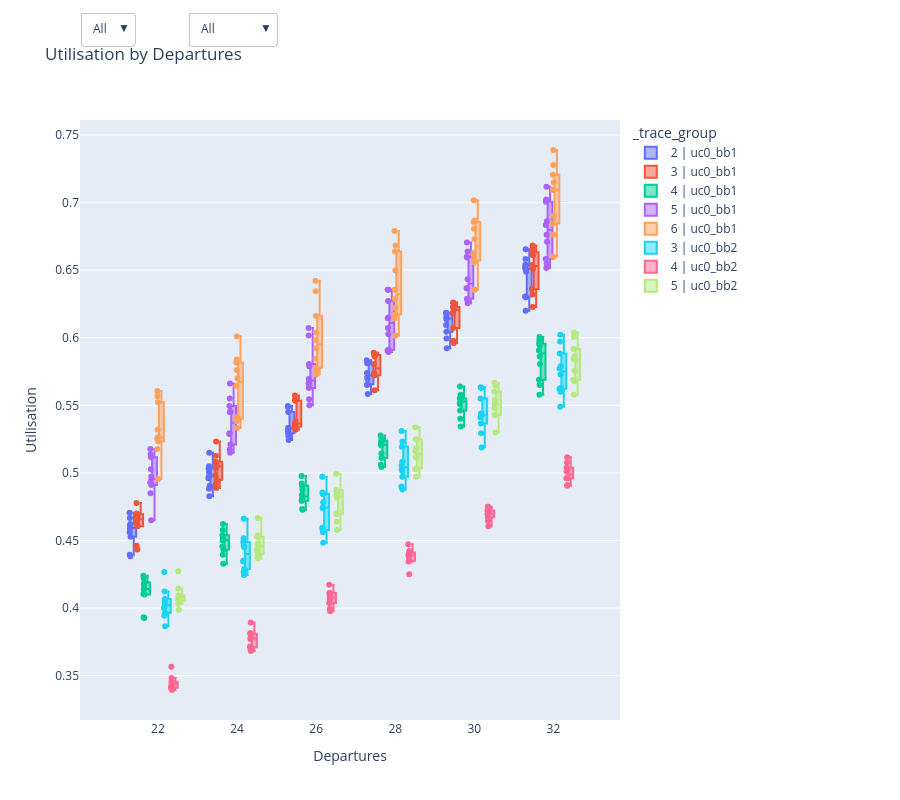

Notebook code for this chart:
### Code cell
fig = plot_utilisation_by_departures(
    filer / f"linkstate_utilisation_{run_id}.csv",
    x_col="departures",
    y_col="utilisation",
    color_col="building_block",
    hover_cols=["use_case", "operating_mode", "sample", "departures", "utilisation"],
)
fig.update_layout(height = 800)

fig.show()

### Figure 1 — Plotly figure (JSON) as saved in the notebook; plotly's stock layout.template omitted (floating-point values rounded to 4 significant figures; data arrays with more than 128 entries replaced by an {"elided": "..."} marker saying what was removed)
{"data": [{"alignmentgroup": "True", "boxpoints": "all", "customdata": {"elided": "60x4 mixed values"}, "hovertemplate": "_trace_group=2 | uc0_bb1<br>departures_cat=%{x}<br>utilisation=%{y}<br>use_case=%{customdata[0]}<br>operating_mode=%{customdata[1]}<br>sample=%{customdata[2]}<br>departures=%{customdata[3]}<extra></extra>", "legendgroup": "2 | uc0_bb1", "marker": {"color": "#636efa"}, "name": "2 | uc0_bb1", "notched": false, "offsetgroup": "2 | uc0_bb1", "orientation": "v", "showlegend": true, "type": "box", "x": [22.0, 22.0, 22.0, 22.0, 22.0, 22.0, 22.0, 22.0, 22.0, 22.0, 24.0, 24.0, 24.0, 24.0, 24.0, 24.0, 24.0, 24.0, 24.0, 24.0, 26.0, 26.0, 26.0, 26.0, 26.0, 26.0, 26.0, 26.0, 26.0, 26.0, 28.0, 28.0, 28.0, 28.0, 28.0, 28.0, 28.0, 28.0, 28.0, 28.0, 30.0, 30.0, 30.0, 30.0, 30.0, 30.0, 30.0, 30.0, 30.0, 30.0, 32.0, 32.0, 32.0, 32.0, 32.0, 32.0, 32.0, 32.0, 32.0, 32.0], "x0": " ", "xaxis": "x", "y": [0.4394, 0.4589, 0.4528, 0.4622, 0.4667, 0.4383, 0.4611, 0.46, 0.4706, 0.4561, 0.5033, 0.4906, 0.4972, 0.505, 0.4828, 0.4978, 0.4883, 0.515, 0.5006, 0.4961, 0.5244, 0.5317, 0.5494, 0.5272, 0.5294, 0.5328, 0.5489, 0.545, 0.5333, 0.5333, 0.5656, 0.5833, 0.565, 0.5739, 0.5694, 0.5811, 0.5811, 0.5583, 0.5706, 0.5817, 0.6144, 0.6094, 0.6183, 0.6139, 0.6156, 0.6183, 0.5922, 0.6044, 0.6183, 0.5994, 0.6539, 0.6539, 0.6517, 0.6489, 0.6583, 0.63, 0.6506, 0.6306, 0.62, 0.6656], "y0": " ", "yaxis": "y"}, {"alignmentgroup": "True", "boxpoints": "all", "customdata": {"elided": "60x4 mixed values"}, "hovertemplate": "_trace_group=3 | uc0_bb1<br>departures_cat=%{x}<br>utilisation=%{y}<br>use_case=%{customdata[0]}<br>operating_mode=%{customdata[1]}<br>sample=%{customdata[2]}<br>departures=%{customdata[3]}<extra></extra>", "legendgroup": "3 | uc0_bb1", "marker": {"color": "#EF553B"}, "name": "3 | uc0_bb1", "notched": false, "offsetgroup": "3 | uc0_bb1", "orientation": "v", "showlegend": true, "type": "box", "x": [22.0, 22.0, 22.0, 22.0, 22.0, 22.0, 22.0, 22.0, 22.0, 22.0, 24.0, 24.0, 24.0, 24.0, 24.0, 24.0, 24.0, 24.0, 24.0, 24.0, 26.0, 26.0, 26.0, 26.0, 26.0, 26.0, 26.0, 26.0, 26.0, 26.0, 28.0, 28.0, 28.0, 28.0, 28.0, 28.0, 28.0, 28.0, 28.0, 28.0, 30.0, 30.0, 30.0, 30.0, 30.0, 30.0, 30.0, 30.0, 30.0, 30.0, 32.0, 32.0, 32.0, 32.0, 32.0, 32.0, 32.0, 32.0, 32.0, 32.0], "x0": " ", "xaxis": "x", "y": [0.4461, 0.4672, 0.4606, 0.4694, 0.47, 0.4433, 0.4689, 0.4644, 0.4778, 0.4628, 0.5128, 0.4983, 0.5039, 0.5078, 0.4889, 0.5056, 0.4917, 0.5233, 0.5083, 0.495, 0.5322, 0.5383, 0.5533, 0.5344, 0.535, 0.5372, 0.5572, 0.5539, 0.5322, 0.5361, 0.5722, 0.5872, 0.5722, 0.5806, 0.5739, 0.5872, 0.5889, 0.5611, 0.5733, 0.5861, 0.6228, 0.6178, 0.6261, 0.6194, 0.6217, 0.6256, 0.5978, 0.6072, 0.6228, 0.5961, 0.6633, 0.6611, 0.6539, 0.6511, 0.6656, 0.6322, 0.6522, 0.6361, 0.6228, 0.6683], "y0": " ", "yaxis": "y"}, {"alignmentgroup": "True", "boxpoints": "all", "customdata": {"elided": "60x4 mixed values"}, "hovertemplate": "_trace_group=4 | uc0_bb1<br>departures_cat=%{x}<br>utilisation=%{y}<br>use_case=%{customdata[0]}<br>operating_mode=%{customdata[1]}<br>sample=%{customdata[2]}<br>departures=%{customdata[3]}<extra></extra>", "legendgroup": "4 | uc0_bb1", "marker": {"color": "#00cc96"}, "name": "4 | uc0_bb1", "notched": false, "offsetgroup": "4 | uc0_bb1", "orientation": "v", "showlegend": true, "type": "box", "x": [22.0, 22.0, 22.0, 22.0, 22.0, 22.0, 22.0, 22.0, 22.0, 22.0, 24.0, 24.0, 24.0, 24.0, 24.0, 24.0, 24.0, 24.0, 24.0, 24.0, 26.0, 26.0, 26.0, 26.0, 26.0, 26.0, 26.0, 26.0, 26.0, 26.0, 28.0, 28.0, 28.0, 28.0, 28.0, 28.0, 28.0, 28.0, 28.0, 28.0, 30.0, 30.0, 30.0, 30.0, 30.0, 30.0, 30.0, 30.0, 30.0, 30.0, 32.0, 32.0, 32.0, 32.0, 32.0, 32.0, 32.0, 32.0, 32.0, 32.0], "x0": " ", "xaxis": "x", "y": [0.3933, 0.4139, 0.41, 0.4172, 0.4239, 0.3928, 0.4189, 0.4144, 0.4222, 0.4106, 0.4539, 0.4433, 0.45, 0.4578, 0.4328, 0.4517, 0.4394, 0.4622, 0.4506, 0.4456, 0.4733, 0.4811, 0.4978, 0.4728, 0.4839, 0.4794, 0.4922, 0.4906, 0.4794, 0.4878, 0.5111, 0.5278, 0.5061, 0.5239, 0.5144, 0.5206, 0.525, 0.5044, 0.5211, 0.5228, 0.555, 0.5461, 0.5639, 0.5544, 0.5511, 0.5578, 0.5344, 0.5511, 0.555, 0.54, 0.5861, 0.5983, 0.5906, 0.5806, 0.5944, 0.5689, 0.5956, 0.565, 0.5578, 0.6006], "y0": " ", "yaxis": "y"}, {"alignmentgroup": "True", "boxpoints": "all", "customdata": {"elided": "60x4 mixed values"}, "hovertemplate": "_trace_group=5 | uc0_bb1<br>departures_cat=%{x}<br>utilisation=%{y}<br>use_case=%{customdata[0]}<br>operating_mode=%{customdata[1]}<br>sample=%{customdata[2]}<br>departures=%{customdata[3]}<extra></extra>", "legendgroup": "5 | uc0_bb1", "marker": {"color": "#ab63fa"}, "name": "5 | uc0_bb1", "notched": false, "offsetgroup": "5 | uc0_bb1", "orientation": "v", "showlegend": true, "type": "box", "x": [22.0, 22.0, 22.0, 22.0, 22.0, 22.0, 22.0, 22.0, 22.0, 22.0, 24.0, 24.0, 24.0, 24.0, 24.0, 24.0, 24.0, 24.0, 24.0, 24.0, 26.0, 26.0, 26.0, 26.0, 26.0, 26.0, 26.0, 26.0, 26.0, 26.0, 28.0, 28.0, 28.0, 28.0, 28.0, 28.0, 28.0, 28.0, 28.0, 28.0, 30.0, 30.0, 30.0, 30.0, 30.0, 30.0, 30.0, 30.0, 30.0, 30.0, 32.0, 32.0, 32.0, 32.0, 32.0, 32.0, 32.0, 32.0, 32.0, 32.0], "x0": " ", "xaxis": "x", "y": [0.485, 0.5139, 0.4911, 0.5178, 0.5117, 0.465, 0.4972, 0.4939, 0.4928, 0.5028, 0.5661, 0.5289, 0.545, 0.5494, 0.5172, 0.5211, 0.515, 0.545, 0.555, 0.5294, 0.5628, 0.5806, 0.6017, 0.5694, 0.55, 0.5544, 0.5789, 0.6072, 0.5672, 0.5661, 0.6144, 0.6356, 0.6072, 0.5894, 0.5911, 0.615, 0.6356, 0.5906, 0.6028, 0.6272, 0.6706, 0.6594, 0.6289, 0.6433, 0.6367, 0.66, 0.6283, 0.6367, 0.6639, 0.6256, 0.7117, 0.6583, 0.6861, 0.6711, 0.7006, 0.655, 0.6833, 0.6761, 0.6517, 0.7022], "y0": " ", "yaxis": "y"}, {"alignmentgroup": "True", "boxpoints": "all", "customdata": {"elided": "60x4 mixed values"}, "hovertemplate": "_trace_group=6 | uc0_bb1<br>departures_cat=%{x}<br>utilisation=%{y}<br>use_case=%{customdata[0]}<br>operating_mode=%{customdata[1]}<br>sample=%{customdata[2]}<br>departures=%{customdata[3]}<extra></extra>", "legendgroup": "6 | uc0_bb1", "marker": {"color": "#FFA15A"}, "name": "6 | uc0_bb1", "notched": false, "offsetgroup": "6 | uc0_bb1", "orientation": "v", "showlegend": true, "type": "box", "x": [22.0, 22.0, 22.0, 22.0, 22.0, 22.0, 22.0, 22.0, 22.0, 22.0, 24.0, 24.0, 24.0, 24.0, 24.0, 24.0, 24.0, 24.0, 24.0, 24.0, 26.0, 26.0, 26.0, 26.0, 26.0, 26.0, 26.0, 26.0, 26.0, 26.0, 28.0, 28.0, 28.0, 28.0, 28.0, 28.0, 28.0, 28.0, 28.0, 28.0, 30.0, 30.0, 30.0, 30.0, 30.0, 30.0, 30.0, 30.0, 30.0, 30.0, 32.0, 32.0, 32.0, 32.0, 32.0, 32.0, 32.0, 32.0, 32.0, 32.0], "x0": " ", "xaxis": "x", "y": [0.5233, 0.5567, 0.5267, 0.5606, 0.5522, 0.4956, 0.5322, 0.5178, 0.5256, 0.5256, 0.6011, 0.5644, 0.5817, 0.5761, 0.54, 0.5411, 0.5333, 0.57, 0.5839, 0.5383, 0.5983, 0.6161, 0.6344, 0.5844, 0.5728, 0.5778, 0.6039, 0.6422, 0.5761, 0.5922, 0.65, 0.6683, 0.6222, 0.6172, 0.6144, 0.6356, 0.6639, 0.6017, 0.6289, 0.6789, 0.6856, 0.6806, 0.6617, 0.6728, 0.6561, 0.6867, 0.6356, 0.6628, 0.7017, 0.6572, 0.7389, 0.6844, 0.7094, 0.69, 0.7278, 0.66, 0.7094, 0.715, 0.6761, 0.7206], "y0": " ", "yaxis": "y"}, {"alignmentgroup": "True", "boxpoints": "all", "customdata": {"elided": "60x4 mixed values"}, "hovertemplate": "_trace_group=3 | uc0_bb2<br>departures_cat=%{x}<br>utilisation=%{y}<br>use_case=%{customdata[0]}<br>operating_mode=%{customdata[1]}<br>sample=%{customdata[2]}<br>departures=%{customdata[3]}<extra></extra>", "legendgroup": "3 | uc0_bb2", "marker": {"color": "#19d3f3"}, "name": "3 | uc0_bb2", "notched": false, "offsetgroup": "3 | uc0_bb2", "orientation": "v", "showlegend": true, "type": "box", "x": [22.0, 22.0, 22.0, 22.0, 22.0, 22.0, 22.0, 22.0, 22.0, 22.0, 24.0, 24.0, 24.0, 24.0, 24.0, 24.0, 24.0, 24.0, 24.0, 24.0, 26.0, 26.0, 26.0, 26.0, 26.0, 26.0, 26.0, 26.0, 26.0, 26.0, 28.0, 28.0, 28.0, 28.0, 28.0, 28.0, 28.0, 28.0, 28.0, 28.0, 30.0, 30.0, 30.0, 30.0, 30.0, 30.0, 30.0, 30.0, 30.0, 30.0, 32.0, 32.0, 32.0, 32.0, 32.0, 32.0, 32.0, 32.0, 32.0, 32.0], "x0": " ", "xaxis": "x", "y": [0.4011, 0.4122, 0.3867, 0.4, 0.3967, 0.4067, 0.3944, 0.4033, 0.4267, 0.4056, 0.4517, 0.4244, 0.4289, 0.4344, 0.4461, 0.4267, 0.435, 0.4661, 0.445, 0.4489, 0.4561, 0.4594, 0.4739, 0.4856, 0.4578, 0.4744, 0.4972, 0.4844, 0.4783, 0.4483, 0.49, 0.5056, 0.5233, 0.4972, 0.5028, 0.5311, 0.5083, 0.5017, 0.4878, 0.5194, 0.5411, 0.5628, 0.5367, 0.5422, 0.5633, 0.5439, 0.5294, 0.5189, 0.555, 0.5433, 0.6022, 0.5622, 0.5772, 0.5972, 0.5728, 0.56, 0.5489, 0.5789, 0.5628, 0.5883], "y0": " ", "yaxis": "y"}, {"alignmentgroup": "True", "boxpoints": "all", "customdata": {"elided": "60x4 mixed values"}, "hovertemplate": "_trace_group=4 | uc0_bb2<br>departures_cat=%{x}<br>utilisation=%{y}<br>use_case=%{customdata[0]}<br>operating_mode=%{customdata[1]}<br>sample=%{customdata[2]}<br>departures=%{customdata[3]}<extra></extra>", "legendgroup": "4 | uc0_bb2", "marker": {"color": "#FF6692"}, "name": "4 | uc0_bb2", "notched": false, "offsetgroup": "4 | uc0_bb2", "orientation": "v", "showlegend": true, "type": "box", "x": [22.0, 22.0, 22.0, 22.0, 22.0, 22.0, 22.0, 22.0, 22.0, 22.0, 24.0, 24.0, 24.0, 24.0, 24.0, 24.0, 24.0, 24.0, 24.0, 24.0, 26.0, 26.0, 26.0, 26.0, 26.0, 26.0, 26.0, 26.0, 26.0, 26.0, 28.0, 28.0, 28.0, 28.0, 28.0, 28.0, 28.0, 28.0, 28.0, 28.0, 30.0, 30.0, 30.0, 30.0, 30.0, 30.0, 30.0, 30.0, 30.0, 30.0, 32.0, 32.0, 32.0, 32.0, 32.0, 32.0, 32.0, 32.0, 32.0, 32.0], "x0": " ", "xaxis": "x", "y": [0.3411, 0.3483, 0.3394, 0.3417, 0.3456, 0.3444, 0.3406, 0.3428, 0.3567, 0.3456, 0.3811, 0.3717, 0.3683, 0.3783, 0.3772, 0.3694, 0.3711, 0.3894, 0.3783, 0.3817, 0.3994, 0.3978, 0.4111, 0.41, 0.4067, 0.4039, 0.4172, 0.4111, 0.4089, 0.4039, 0.425, 0.4389, 0.4422, 0.4394, 0.4344, 0.4472, 0.4389, 0.435, 0.4367, 0.4411, 0.47, 0.475, 0.4722, 0.4672, 0.475, 0.4694, 0.4606, 0.4644, 0.4717, 0.4694, 0.5078, 0.5011, 0.5028, 0.5039, 0.4961, 0.4906, 0.4967, 0.4961, 0.4911, 0.5117], "y0": " ", "yaxis": "y"}, {"alignmentgroup": "True", "boxpoints": "all", "customdata": {"elided": "60x4 mixed values"}, "hovertemplate": "_trace_group=5 | uc0_bb2<br>departures_cat=%{x}<br>utilisation=%{y}<br>use_case=%{customdata[0]}<br>operating_mode=%{customdata[1]}<br>sample=%{customdata[2]}<br>departures=%{customdata[3]}<extra></extra>", "legendgroup": "5 | uc0_bb2", "marker": {"color": "#B6E880"}, "name": "5 | uc0_bb2", "notched": false, "offsetgroup": "5 | uc0_bb2", "orientation": "v", "showlegend": true, "type": "box", "x": [22.0, 22.0, 22.0, 22.0, 22.0, 22.0, 22.0, 22.0, 22.0, 22.0, 24.0, 24.0, 24.0, 24.0, 24.0, 24.0, 24.0, 24.0, 24.0, 24.0, 26.0, 26.0, 26.0, 26.0, 26.0, 26.0, 26.0, 26.0, 26.0, 26.0, 28.0, 28.0, 28.0, 28.0, 28.0, 28.0, 28.0, 28.0, 28.0, 28.0, 30.0, 30.0, 30.0, 30.0, 30.0, 30.0, 30.0, 30.0, 30.0, 30.0, 32.0, 32.0, 32.0, 32.0, 32.0, 32.0, 32.0, 32.0, 32.0, 32.0], "x0": " ", "xaxis": "x", "y": [0.4033, 0.4144, 0.3989, 0.4078, 0.4061, 0.4083, 0.4056, 0.4094, 0.4272, 0.4083, 0.4539, 0.4367, 0.44, 0.4439, 0.4478, 0.4378, 0.4422, 0.4667, 0.4478, 0.4528, 0.4694, 0.47, 0.4833, 0.4872, 0.4639, 0.4817, 0.4994, 0.4872, 0.485, 0.4578, 0.5028, 0.5161, 0.525, 0.5033, 0.5117, 0.5339, 0.5183, 0.5117, 0.4972, 0.525, 0.5506, 0.5644, 0.5428, 0.5511, 0.5667, 0.5539, 0.5428, 0.53, 0.56, 0.5478, 0.6039, 0.5689, 0.5839, 0.6006, 0.5861, 0.5756, 0.5578, 0.5844, 0.5678, 0.5917], "y0": " ", "yaxis": "y"}], "layout": {"boxmode": "group", "height": 800, "legend": {"title": {"text": "_trace_group"}, "tracegroupgap": 0}, "margin": {"r": 280}, "title": {"text": "Utilisation by Departures"}, "updatemenus": [{"buttons": [{"args": [{"visible": [true, true, true, true, true, true, true, true]}, {"title": "Utilisation by Departures (All links)"}], "label": "All", "method": "update"}, {"args": [{"visible": [true, false, false, false, false, false, false, false]}, {"title": "Utilisation by Departures (Link 2)"}], "label": "2", "method": "update"}, {"args": [{"visible": [false, true, false, false, false, true, false, false]}, {"title": "Utilisation by Departures (Link 3)"}], "label": "3", "method": "update"}, {"args": [{"visible": [false, false, true, false, false, false, true, false]}, {"title": "Utilisation by Departures (Link 4)"}], "label": "4", "method": "update"}, {"args": [{"visible": [false, false, false, true, false, false, false, true]}, {"title": "Utilisation by Departures (Link 5)"}], "label": "5", "method": "update"}, {"args": [{"visible": [false, false, false, false, true, false, false, false]}, {"title": "Utilisation by Departures (Link 6)"}], "label": "6", "method": "update"}], "direction": "down", "showactive": true, "x": 0, "xanchor": "left", "y": 1.18, "yanchor": "top"}, {"buttons": [{"args": [{"visible": [true, true, true, true, true, true, true, true]}, {"title": "Utilisation by Departures (All building blocks)"}], "label": "All", "method": "update"}, {"args": [{"visible": [true, true, true, true, true, false, false, false]}, {"title": "Utilisation by Departures (uc0_bb1)"}], "label": "uc0_bb1", "method": "update"}, {"args": [{"visible": [false, false, false, false, false, true, true, true]}, {"title": "Utilisation by Departures (uc0_bb2)"}], "label": "uc0_bb2", "method": "update"}], "direction": "down", "showactive": true, "x": 0.2, "xanchor": "left", "y": 1.18, "yanchor": "top"}], "xaxis": {"anchor": "y", "domain": [0, 1], "title": {"text": "Departures"}}, "yaxis": {"anchor": "x", "domain": [0, 1], "title": {"text": "Utilisation"}}}}
